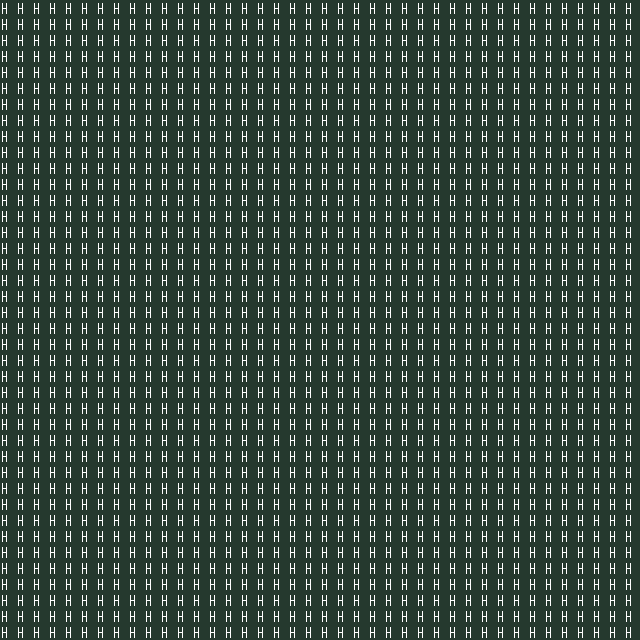

Below is a game level as drawn by its tile map, then a one-line description and the .tmx file that defines it, in full:
An orthogonal 40x40 tile map with 16x16 px tiles, 1 tile layer (prototype).

<map version="1.10" tiledversion="1.10.2" orientation="orthogonal" renderorder="right-down" width="40" height="40" tilewidth="16" tileheight="16" infinite="0" nextlayerid="9" nextobjectid="1">
 <tileset firstgid="110" source="HiddenJungle_TSX.tsx" />
 <layer id="1" name="prototype" width="40" height="40">
  <data encoding="csv">
206,206,206,206,206,206,206,206,206,206,206,206,206,206,206,206,206,206,206,206,206,206,206,206,206,206,206,206,206,206,206,206,206,206,206,206,206,206,206,206,
206,206,206,206,206,206,206,206,206,206,206,206,206,206,206,206,206,206,206,206,206,206,206,206,206,206,206,206,206,206,206,206,206,206,206,206,206,206,206,206,
206,206,206,206,206,206,206,206,206,206,206,206,206,206,206,206,206,206,206,206,206,206,206,206,206,206,206,206,206,206,206,206,206,206,206,206,206,206,206,206,
206,206,206,206,206,206,206,206,206,206,206,206,206,206,206,206,206,206,206,206,206,206,206,206,206,206,206,206,206,206,206,206,206,206,206,206,206,206,206,206,
206,206,206,206,206,206,206,206,206,206,206,206,206,206,206,206,206,206,206,206,206,206,206,206,206,206,206,206,206,206,206,206,206,206,206,206,206,206,206,206,
206,206,206,206,206,206,206,206,206,206,206,206,206,206,206,206,206,206,206,206,206,206,206,206,206,206,206,206,206,206,206,206,206,206,206,206,206,206,206,206,
206,206,206,206,206,206,206,206,206,206,206,206,206,206,206,206,206,206,206,206,206,206,206,206,206,206,206,206,206,206,206,206,206,206,206,206,206,206,206,206,
206,206,206,206,206,206,206,206,206,206,206,206,206,206,206,206,206,206,206,206,206,206,206,206,206,206,206,206,206,206,206,206,206,206,206,206,206,206,206,206,
206,206,206,206,206,206,206,206,206,206,206,206,206,206,206,206,206,206,206,206,206,206,206,206,206,206,206,206,206,206,206,206,206,206,206,206,206,206,206,206,
206,206,206,206,206,206,206,206,206,206,206,206,206,206,206,206,206,206,206,206,206,206,206,206,206,206,206,206,206,206,206,206,206,206,206,206,206,206,206,206,
206,206,206,206,206,206,206,206,206,206,206,206,206,206,206,206,206,206,206,206,206,206,206,206,206,206,206,206,206,206,206,206,206,206,206,206,206,206,206,206,
206,206,206,206,206,206,206,206,206,206,206,206,206,206,206,206,206,206,206,206,206,206,206,206,206,206,206,206,206,206,206,206,206,206,206,206,206,206,206,206,
206,206,206,206,206,206,206,206,206,206,206,206,206,206,206,206,206,206,206,206,206,206,206,206,206,206,206,206,206,206,206,206,206,206,206,206,206,206,206,206,
206,206,206,206,206,206,206,206,206,206,206,206,206,206,206,206,206,206,206,206,206,206,206,206,206,206,206,206,206,206,206,206,206,206,206,206,206,206,206,206,
206,206,206,206,206,206,206,206,206,206,206,206,206,206,206,206,206,206,206,206,206,206,206,206,206,206,206,206,206,206,206,206,206,206,206,206,206,206,206,206,
206,206,206,206,206,206,206,206,206,206,206,206,206,206,206,206,206,206,206,206,206,206,206,206,206,206,206,206,206,206,206,206,206,206,206,206,206,206,206,206,
206,206,206,206,206,206,206,206,206,206,206,206,206,206,206,206,206,206,206,206,206,206,206,206,206,206,206,206,206,206,206,206,206,206,206,206,206,206,206,206,
206,206,206,206,206,206,206,206,206,206,206,206,206,206,206,206,206,206,206,206,206,206,206,206,206,206,206,206,206,206,206,206,206,206,206,206,206,206,206,206,
206,206,206,206,206,206,206,206,206,206,206,206,206,206,206,206,206,206,206,206,206,206,206,206,206,206,206,206,206,206,206,206,206,206,206,206,206,206,206,206,
206,206,206,206,206,206,206,206,206,206,206,206,206,206,206,206,206,206,206,206,206,206,206,206,206,206,206,206,206,206,206,206,206,206,206,206,206,206,206,206,
206,206,206,206,206,206,206,206,206,206,206,206,206,206,206,206,206,206,206,206,206,206,206,206,206,206,206,206,206,206,206,206,206,206,206,206,206,206,206,206,
206,206,206,206,206,206,206,206,206,206,206,206,206,206,206,206,206,206,206,206,206,206,206,206,206,206,206,206,206,206,206,206,206,206,206,206,206,206,206,206,
206,206,206,206,206,206,206,206,206,206,206,206,206,206,206,206,206,206,206,206,206,206,206,206,206,206,206,206,206,206,206,206,206,206,206,206,206,206,206,206,
206,206,206,206,206,206,206,206,206,206,206,206,206,206,206,206,206,206,206,206,206,206,206,206,206,206,206,206,206,206,206,206,206,206,206,206,206,206,206,206,
206,206,206,206,206,206,206,206,206,206,206,206,206,206,206,206,206,206,206,206,206,206,206,206,206,206,206,206,206,206,206,206,206,206,206,206,206,206,206,206,
206,206,206,206,206,206,206,206,206,206,206,206,206,206,206,206,206,206,206,206,206,206,206,206,206,206,206,206,206,206,206,206,206,206,206,206,206,206,206,206,
206,206,206,206,206,206,206,206,206,206,206,206,206,206,206,206,206,206,206,206,206,206,206,206,206,206,206,206,206,206,206,206,206,206,206,206,206,206,206,206,
206,206,206,206,206,206,206,206,206,206,206,206,206,206,206,206,206,206,206,206,206,206,206,206,206,206,206,206,206,206,206,206,206,206,206,206,206,206,206,206,
206,206,206,206,206,206,206,206,206,206,206,206,206,206,206,206,206,206,206,206,206,206,206,206,206,206,206,206,206,206,206,206,206,206,206,206,206,206,206,206,
206,206,206,206,206,206,206,206,206,206,206,206,206,206,206,206,206,206,206,206,206,206,206,206,206,206,206,206,206,206,206,206,206,206,206,206,206,206,206,206,
206,206,206,206,206,206,206,206,206,206,206,206,206,206,206,206,206,206,206,206,206,206,206,206,206,206,206,206,206,206,206,206,206,206,206,206,206,206,206,206,
206,206,206,206,206,206,206,206,206,206,206,206,206,206,206,206,206,206,206,206,206,206,206,206,206,206,206,206,206,206,206,206,206,206,206,206,206,206,206,206,
206,206,206,206,206,206,206,206,206,206,206,206,206,206,206,206,206,206,206,206,206,206,206,206,206,206,206,206,206,206,206,206,206,206,206,206,206,206,206,206,
206,206,206,206,206,206,206,206,206,206,206,206,206,206,206,206,206,206,206,206,206,206,206,206,206,206,206,206,206,206,206,206,206,206,206,206,206,206,206,206,
206,206,206,206,206,206,206,206,206,206,206,206,206,206,206,206,206,206,206,206,206,206,206,206,206,206,206,206,206,206,206,206,206,206,206,206,206,206,206,206,
206,206,206,206,206,206,206,206,206,206,206,206,206,206,206,206,206,206,206,206,206,206,206,206,206,206,206,206,206,206,206,206,206,206,206,206,206,206,206,206,
206,206,206,206,206,206,206,206,206,206,206,206,206,206,206,206,206,206,206,206,206,206,206,206,206,206,206,206,206,206,206,206,206,206,206,206,206,206,206,206,
206,206,206,206,206,206,206,206,206,206,206,206,206,206,206,206,206,206,206,206,206,206,206,206,206,206,206,206,206,206,206,206,206,206,206,206,206,206,206,206,
206,206,206,206,206,206,206,206,206,206,206,206,206,206,206,206,206,206,206,206,206,206,206,206,206,206,206,206,206,206,206,206,206,206,206,206,206,206,206,206,
206,206,206,206,206,206,206,206,206,206,206,206,206,206,206,206,206,206,206,206,206,206,206,206,206,206,206,206,206,206,206,206,206,206,206,206,206,206,206,206
</data>
 </layer>
</map>
